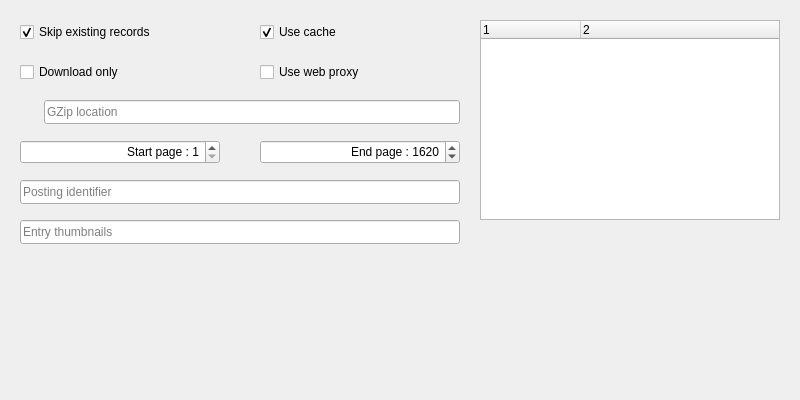
<?xml version="1.0" encoding="UTF-8"?>
<ui version="4.0">
 <class>JavFreeVideo</class>
 <widget class="QWidget" name="JavFreeVideo">
  <property name="geometry">
   <rect>
    <x>0</x>
    <y>0</y>
    <width>800</width>
    <height>400</height>
   </rect>
  </property>
  <property name="windowTitle">
   <string>Free JAV Share</string>
  </property>
  <property name="toolTip">
   <string>Free JAV Share</string>
  </property>
  <property name="statusTip">
   <string>Free JAV Share</string>
  </property>
  <property name="whatsThis">
   <string>Free JAV Share</string>
  </property>
  <widget class="QCheckBox" name="Skip">
   <property name="geometry">
    <rect>
     <x>20</x>
     <y>20</y>
     <width>200</width>
     <height>24</height>
    </rect>
   </property>
   <property name="toolTip">
    <string>Skip existing records</string>
   </property>
   <property name="statusTip">
    <string>Skip existing records</string>
   </property>
   <property name="whatsThis">
    <string>Skip existing records</string>
   </property>
   <property name="text">
    <string>Skip existing records</string>
   </property>
   <property name="checked">
    <bool>true</bool>
   </property>
  </widget>
  <widget class="QSpinBox" name="Start">
   <property name="geometry">
    <rect>
     <x>20</x>
     <y>140</y>
     <width>200</width>
     <height>24</height>
    </rect>
   </property>
   <property name="toolTip">
    <string>Start page</string>
   </property>
   <property name="statusTip">
    <string>Start page</string>
   </property>
   <property name="whatsThis">
    <string>Start page</string>
   </property>
   <property name="alignment">
    <set>Qt::AlignRight|Qt::AlignTrailing|Qt::AlignVCenter</set>
   </property>
   <property name="prefix">
    <string>Start page : </string>
   </property>
   <property name="minimum">
    <number>1</number>
   </property>
   <property name="maximum">
    <number>9999</number>
   </property>
   <property name="value">
    <number>1</number>
   </property>
  </widget>
  <widget class="QSpinBox" name="Finish">
   <property name="geometry">
    <rect>
     <x>260</x>
     <y>140</y>
     <width>200</width>
     <height>24</height>
    </rect>
   </property>
   <property name="toolTip">
    <string>End page</string>
   </property>
   <property name="statusTip">
    <string>End page</string>
   </property>
   <property name="whatsThis">
    <string>End page</string>
   </property>
   <property name="alignment">
    <set>Qt::AlignRight|Qt::AlignTrailing|Qt::AlignVCenter</set>
   </property>
   <property name="prefix">
    <string>End page : </string>
   </property>
   <property name="minimum">
    <number>1</number>
   </property>
   <property name="maximum">
    <number>9999</number>
   </property>
   <property name="value">
    <number>1620</number>
   </property>
  </widget>
  <widget class="QLineEdit" name="Posting">
   <property name="geometry">
    <rect>
     <x>20</x>
     <y>180</y>
     <width>440</width>
     <height>24</height>
    </rect>
   </property>
   <property name="toolTip">
    <string>Posting identifier</string>
   </property>
   <property name="statusTip">
    <string>Posting identifier</string>
   </property>
   <property name="whatsThis">
    <string>Posting identifier</string>
   </property>
   <property name="placeholderText">
    <string>Posting identifier</string>
   </property>
  </widget>
  <widget class="QLineEdit" name="Thumbnails">
   <property name="geometry">
    <rect>
     <x>20</x>
     <y>220</y>
     <width>440</width>
     <height>24</height>
    </rect>
   </property>
   <property name="toolTip">
    <string>Entry thumbnails</string>
   </property>
   <property name="statusTip">
    <string>Entry thumbnails</string>
   </property>
   <property name="whatsThis">
    <string>Entry thumbnails</string>
   </property>
   <property name="placeholderText">
    <string>Entry thumbnails</string>
   </property>
  </widget>
  <widget class="QTreeWidget" name="JfNames">
   <property name="geometry">
    <rect>
     <x>480</x>
     <y>20</y>
     <width>300</width>
     <height>200</height>
    </rect>
   </property>
   <property name="alternatingRowColors">
    <bool>true</bool>
   </property>
   <property name="rootIsDecorated">
    <bool>false</bool>
   </property>
   <property name="columnCount">
    <number>2</number>
   </property>
   <column>
    <property name="text">
     <string notr="true">1</string>
    </property>
   </column>
   <column>
    <property name="text">
     <string notr="true">2</string>
    </property>
   </column>
  </widget>
  <widget class="QCheckBox" name="Cache">
   <property name="geometry">
    <rect>
     <x>260</x>
     <y>20</y>
     <width>200</width>
     <height>24</height>
    </rect>
   </property>
   <property name="toolTip">
    <string>Use cache</string>
   </property>
   <property name="statusTip">
    <string>Use cache</string>
   </property>
   <property name="whatsThis">
    <string>Use cache</string>
   </property>
   <property name="text">
    <string>Use cache</string>
   </property>
   <property name="checked">
    <bool>true</bool>
   </property>
  </widget>
  <widget class="QLineEdit" name="GZip">
   <property name="geometry">
    <rect>
     <x>44</x>
     <y>100</y>
     <width>416</width>
     <height>24</height>
    </rect>
   </property>
   <property name="placeholderText">
    <string>GZip location</string>
   </property>
  </widget>
  <widget class="QToolButton" name="BrowseGZip">
   <property name="geometry">
    <rect>
     <x>20</x>
     <y>100</y>
     <width>24</width>
     <height>24</height>
    </rect>
   </property>
   <property name="text">
    <string/>
   </property>
   <property name="icon">
    <iconset>
     <normaloff>:/images/folder.png</normaloff>:/images/folder.png</iconset>
   </property>
   <property name="iconSize">
    <size>
     <width>24</width>
     <height>24</height>
    </size>
   </property>
   <property name="autoRaise">
    <bool>true</bool>
   </property>
  </widget>
  <widget class="QCheckBox" name="DownloadOnly">
   <property name="geometry">
    <rect>
     <x>20</x>
     <y>60</y>
     <width>200</width>
     <height>24</height>
    </rect>
   </property>
   <property name="text">
    <string>Download only</string>
   </property>
  </widget>
  <widget class="QCheckBox" name="Proxy">
   <property name="geometry">
    <rect>
     <x>260</x>
     <y>60</y>
     <width>200</width>
     <height>24</height>
    </rect>
   </property>
   <property name="text">
    <string>Use web proxy</string>
   </property>
   <property name="checked">
    <bool>false</bool>
   </property>
  </widget>
 </widget>
 <resources/>
 <connections>
  <connection>
   <sender>Skip</sender>
   <signal>stateChanged(int)</signal>
   <receiver>JavFreeVideo</receiver>
   <slot>JavFreeValues(int)</slot>
   <hints>
    <hint type="sourcelabel">
     <x>239</x>
     <y>31</y>
    </hint>
    <hint type="destinationlabel">
     <x>239</x>
     <y>199</y>
    </hint>
   </hints>
  </connection>
  <connection>
   <sender>Start</sender>
   <signal>valueChanged(int)</signal>
   <receiver>JavFreeVideo</receiver>
   <slot>JavFreeValues(int)</slot>
   <hints>
    <hint type="sourcelabel">
     <x>119</x>
     <y>71</y>
    </hint>
    <hint type="destinationlabel">
     <x>239</x>
     <y>199</y>
    </hint>
   </hints>
  </connection>
  <connection>
   <sender>Finish</sender>
   <signal>valueChanged(int)</signal>
   <receiver>JavFreeVideo</receiver>
   <slot>JavFreeValues(int)</slot>
   <hints>
    <hint type="sourcelabel">
     <x>359</x>
     <y>71</y>
    </hint>
    <hint type="destinationlabel">
     <x>239</x>
     <y>199</y>
    </hint>
   </hints>
  </connection>
  <connection>
   <sender>Posting</sender>
   <signal>editingFinished()</signal>
   <receiver>JavFreeVideo</receiver>
   <slot>JavFreeChanged()</slot>
   <hints>
    <hint type="sourcelabel">
     <x>239</x>
     <y>111</y>
    </hint>
    <hint type="destinationlabel">
     <x>239</x>
     <y>199</y>
    </hint>
   </hints>
  </connection>
  <connection>
   <sender>Thumbnails</sender>
   <signal>editingFinished()</signal>
   <receiver>JavFreeVideo</receiver>
   <slot>JavFreeChanged()</slot>
   <hints>
    <hint type="sourcelabel">
     <x>239</x>
     <y>151</y>
    </hint>
    <hint type="destinationlabel">
     <x>239</x>
     <y>199</y>
    </hint>
   </hints>
  </connection>
  <connection>
   <sender>JfNames</sender>
   <signal>itemDoubleClicked(QTreeWidgetItem*,int)</signal>
   <receiver>JavFreeVideo</receiver>
   <slot>NameClicked(QTreeWidgetItem*,int)</slot>
   <hints>
    <hint type="sourcelabel">
     <x>629</x>
     <y>179</y>
    </hint>
    <hint type="destinationlabel">
     <x>399</x>
     <y>199</y>
    </hint>
   </hints>
  </connection>
  <connection>
   <sender>Cache</sender>
   <signal>stateChanged(int)</signal>
   <receiver>JavFreeVideo</receiver>
   <slot>JavFreeValues(int)</slot>
   <hints>
    <hint type="sourcelabel">
     <x>359</x>
     <y>31</y>
    </hint>
    <hint type="destinationlabel">
     <x>399</x>
     <y>199</y>
    </hint>
   </hints>
  </connection>
  <connection>
   <sender>GZip</sender>
   <signal>editingFinished()</signal>
   <receiver>JavFreeVideo</receiver>
   <slot>JavFreeChanged()</slot>
   <hints>
    <hint type="sourcelabel">
     <x>251</x>
     <y>71</y>
    </hint>
    <hint type="destinationlabel">
     <x>399</x>
     <y>199</y>
    </hint>
   </hints>
  </connection>
  <connection>
   <sender>BrowseGZip</sender>
   <signal>clicked()</signal>
   <receiver>JavFreeVideo</receiver>
   <slot>JavFreeBrowse()</slot>
   <hints>
    <hint type="sourcelabel">
     <x>31</x>
     <y>71</y>
    </hint>
    <hint type="destinationlabel">
     <x>399</x>
     <y>199</y>
    </hint>
   </hints>
  </connection>
  <connection>
   <sender>DownloadOnly</sender>
   <signal>stateChanged(int)</signal>
   <receiver>JavFreeVideo</receiver>
   <slot>JavFreeValues(int)</slot>
   <hints>
    <hint type="sourcelabel">
     <x>119</x>
     <y>71</y>
    </hint>
    <hint type="destinationlabel">
     <x>399</x>
     <y>199</y>
    </hint>
   </hints>
  </connection>
 </connections>
</ui>
